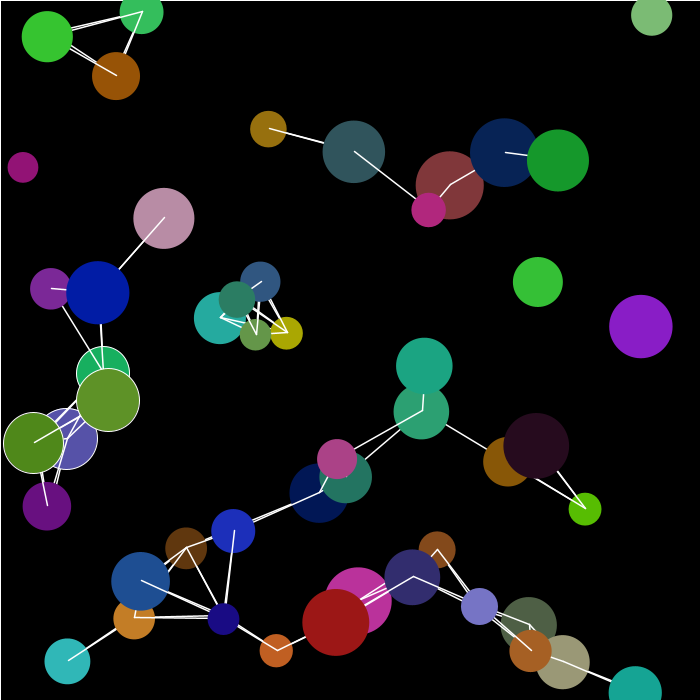
Frame 1 (no input)
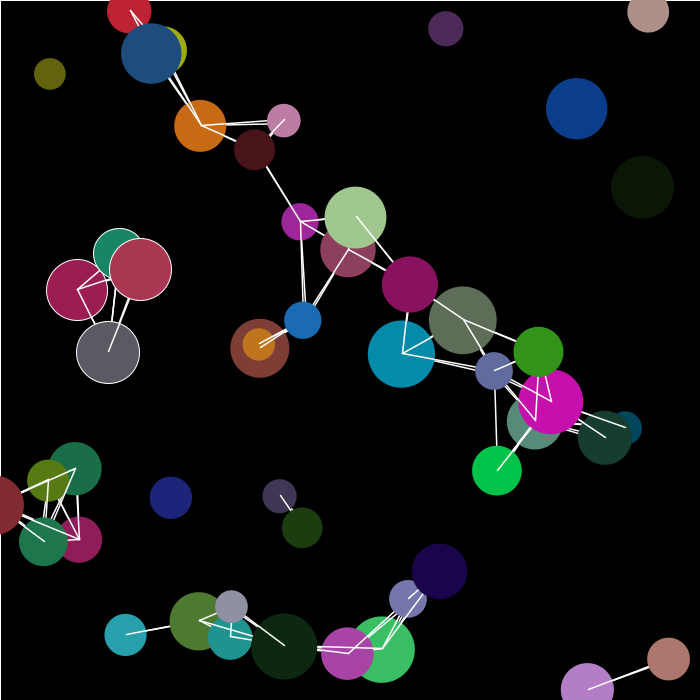
Frame 60 (the mouse pressed at the canvas centre just before this capture)
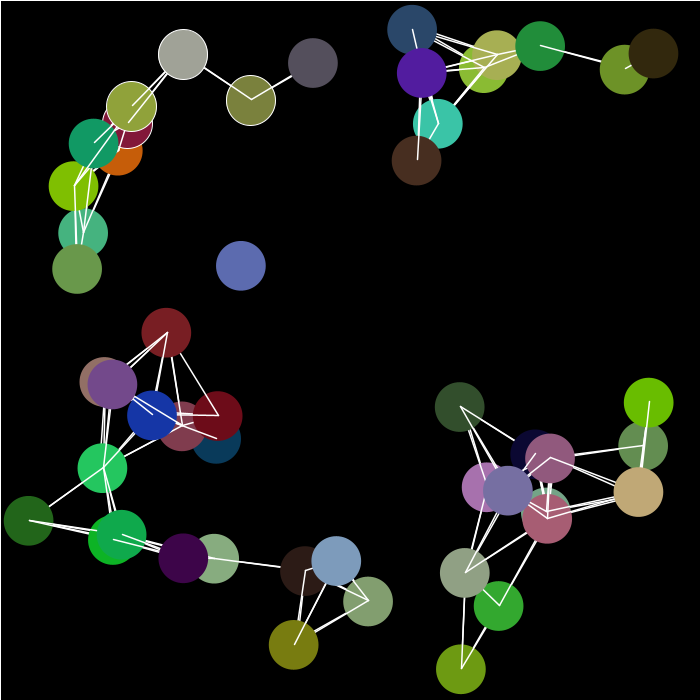
Frame 120 (the mouse held since frame 60 and released just before this capture)

The Processing sketch that drew these frames (run headless with seeded random() and noise(); from frame 60 on, the mouse is pressed at the canvas centre):

// Processing sketch: sketch2
// ── sketch2.pde
/* Sairus Pradhan (218946467)
FA DATT 2040 - Lab 1
09/ 16/ 2022
Sketch 2 (FLASH WARNING)
Used 3 PVectors Method to create a sketch. 
add() - create movement
dist() - check distance and do something if conditions are met
random2D() - give the movement and spawn some randomness. */


// vectors
PVector[] pos; 
PVector[] acc;
PVector rand;

// values
int num = 50; // amount
int speed = 4; 


void setup() {
  size(700,700);
  
  pos = new PVector[num];
  acc = new PVector[num];
  rand = PVector.random2D();
  
  // populate
  for (int i = 0; i < num; i++) {
    pos[i] = new PVector(random(width), random(height), random(30,70));
    acc[i] = new PVector(random(-speed, speed), random(-speed, speed), 0);

  }
  // "cheat" from lab
  stroke(255);
  noFill();
  background(0);
}

void draw() {
  background(0);
  
  fill(0,20);
  rect(0,0, width, height); // "cheat" from lab
    
  for(int j = 0; j < num; j++) {
    
    pos[j].add(acc[j]); // add pos xyz components to acc
    
     // x boundary
  if (pos[j].x > width-(pos[j].z/2) || pos[j].x < pos[j].z/2) {   
    acc[j].x = acc[j].x * -1;
  }
  //y boundary
  if (pos[j].y > height-pos[j].z/2 || pos[j].y < pos[j].z/2) {
    acc[j].y = acc[j].y * -1; 
  }
  
  // find distance
  for (int i =0; i < num; i++) {
    
    float dist = PVector.dist(pos[j], pos[i]);
    
    if (dist <= 100) {
       
      stroke(255);
      
      strokeWeight(1.5);
      line(pos[i].x, pos[i].y, pos[j].x, pos[j].y); // create line 
      
      acc[j].x = acc[j].x * -1; // change x postion
      
      fill(random(200), random(200), random(200)); // change colors if distance matches
    }
    
    else {
     noStroke(); 
    }
    
  }
    strokeWeight(1);
    // add random2D() to pos' xyz components
    ellipse(pos[j].x + rand.x, pos[j].y + rand.y, pos[j].z + sin(pos[j].z*frameCount*0.001), pos[j].z + sin(pos[j].z*frameCount*0.001));
   
  }
}

// reset
void mousePressed() {
  for (int i = 0; i < num; i++) {
    pos[i] = new PVector(random(20, 680), random(20,680), 50);
    acc[i] = new PVector(random(-speed, speed), random(-speed, speed), 0);

  }
  
}
